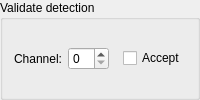
     <widget class="QGroupBox" name="validateDetectionGroupBox">
      <property name="title">
       <string>Validate detection</string>
      </property>
      <layout class="QVBoxLayout" name="verticalLayout_6">
       <item>
        <layout class="QHBoxLayout" name="_eventsSpinBoxSliderLayout">
         <item>
          <widget class="QLabel" name="label_4">
           <property name="text">
            <string>Channel:</string>
           </property>
           <property name="buddy">
            <cstring>displayedDetectionChannelSpinBox</cstring>
           </property>
          </widget>
         </item>
         <item>
          <widget class="QSpinBox" name="displayedDetectionChannelSpinBox">
           <property name="toolTip">
            <string>Detection channel</string>
           </property>
           <property name="statusTip">
            <string>Detection channel</string>
           </property>
           <property name="whatsThis">
            <string>Detection channel</string>
           </property>
          </widget>
         </item>
         <item>
          <widget class="SpinBoxSlider" name="_events_spinBoxSlider_" native="true">
           <property name="sizePolicy">
            <sizepolicy hsizetype="Expanding" vsizetype="Preferred">
             <horstretch>0</horstretch>
             <verstretch>0</verstretch>
            </sizepolicy>
           </property>
          </widget>
         </item>
         <item>
          <widget class="QCheckBox" name="accept_eventCheckBox">
           <property name="text">
            <string>Accept</string>
           </property>
          </widget>
         </item>
        </layout>
       </item>
      </layout>
     </widget>
